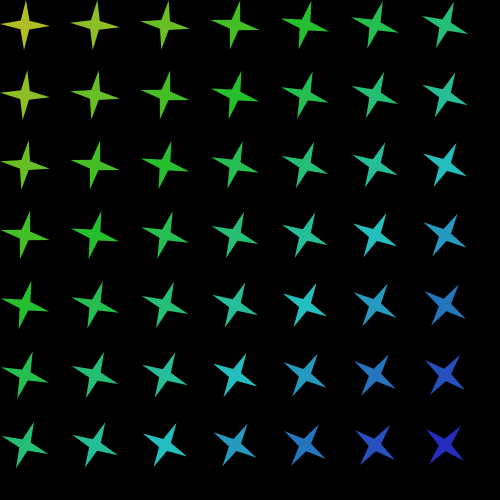
Frame 1 (no input)
Frame 60 (no input): identical to frame 1, image omitted
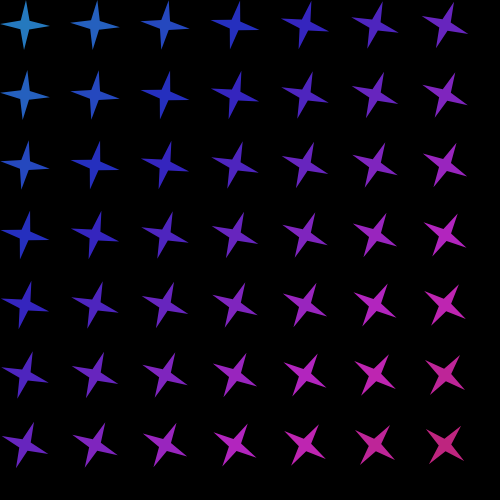
Frame 120 (the mouse pressed at the canvas centre since frame 60)

The p5.js sketch that drew these frames (run headless with seeded random() and noise() and a simulated clock; from frame 60 on, the mouse is pressed at the canvas centre):

// p5.js sketch
// ── sketch.js
let paletteToggle = false;  

function setup() {

  createCanvas(500, 500);
  angleMode(DEGREES);
  colorMode(HSB, 360, 100, 100, 255); 

}

function draw() {
  background(0,0,0);

  const spacing = 70;
  const maxDiag = width + height;
  
  //repeat vertically
  for(let y = 25; y < height; y += spacing){
  //repeat horizontally
    for(let x = 25; x < width; x += spacing){

    let diag = x + y;
    let rotation = map(diag, 0, maxDiag, 0, 45);
    let alpha;
    let starHue;

    if (paletteToggle){
      starHue = map(diag, 0, maxDiag, 200, 340); // Cool cyan-to-magenta palette } else { starHue = map(diag, 0, maxDiag, 55, 260); // Warm yellow-to-purple palette }
    } else {
      starHue = map(diag, 0, maxDiag, 55, 260);
    }
    let starColor = color(starHue, 80, 95); 

    // if (x + y < 400){
    //   rotation = 0;
    //   alpha = 255;
    //   starColor = color(245, 247, 73);
    //   } else if (x + y < 600){
    //     rotation = 20;
    //     alpha = 255;
    //     starColor = color(255, 220, 186);
    //   } else {
    //     rotation = 45;
    //     alpha = 255;
    //     starColor = color(242, 206, 230);
    //   }

      sparkle(x, y, rotation, starColor, 200);
     }
    }
}
  
  
  //sparkle shape
  function sparkle(xPos, yPos, rotation, starColor, alpha){
    const outerRadius = 25; //distance between tips
    const innerRadius = 6.25; //distance to inner valleys 

    push();
      translate(xPos, yPos);
      rotate(rotation);
      fill(hue(starColor), saturation(starColor), brightness(starColor), alpha);
      noStroke();

     beginShape();
      for(let i = 0; i < 8; i += 1){
      let angle = i * 45; //degrees of inner valley? 
    
      //alternate between outer and inner radius
      let r = (i % 2 == 0) ? outerRadius : innerRadius; 

      //Conver polar (r, angle) to Cartesian (x, y)
      let x = r * cos(angle);
      let y = r * sin(angle);

      vertex(x, y);
      }
      endShape(CLOSE); //connect final point to start
      pop();
  }

function mousePressed(){
  paletteToggle = !paletteToggle; // Swaps between true and false }
}
